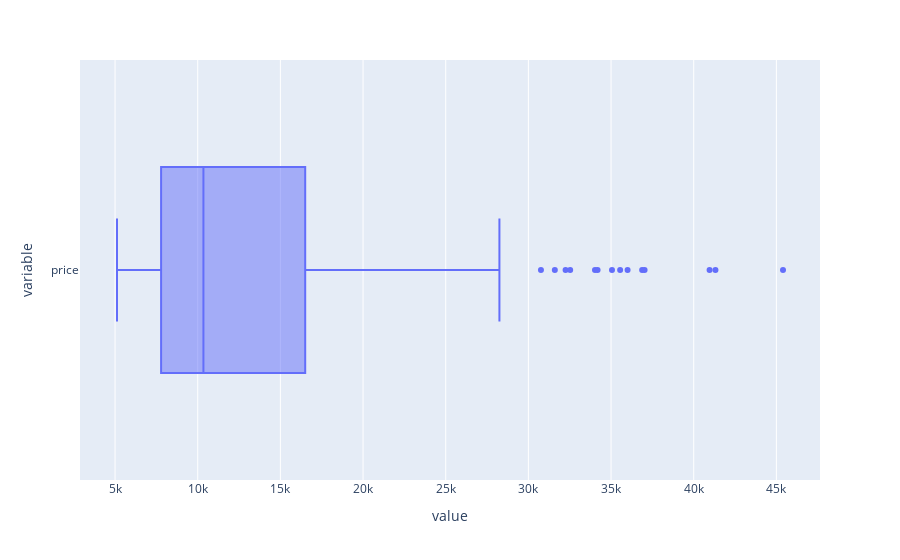

This figure's notebook cell:
### Code cell
pe.box(df['price'], orientation='h')

### Figure 1 — Plotly figure (JSON) as saved in the notebook; plotly's stock layout.template omitted (floating-point values rounded to 4 significant figures; data arrays with more than 128 entries replaced by an {"elided": "..."} marker saying what was removed)
{"data": [{"alignmentgroup": "True", "hovertemplate": "value=%{x}<br>variable=%{y}<extra></extra>", "legendgroup": "", "marker": {"color": "#636efa"}, "name": "", "notched": false, "offsetgroup": "", "orientation": "h", "showlegend": false, "type": "box", "x": {"elided": "205 int values"}, "x0": " ", "xaxis": "x", "y": {"elided": "205 str values"}, "y0": " ", "yaxis": "y"}], "layout": {"boxmode": "group", "legend": {"tracegroupgap": 0}, "margin": {"t": 60}, "xaxis": {"anchor": "y", "domain": [0, 1], "title": {"text": "value"}}, "yaxis": {"anchor": "x", "domain": [0, 1], "title": {"text": "variable"}}}}
